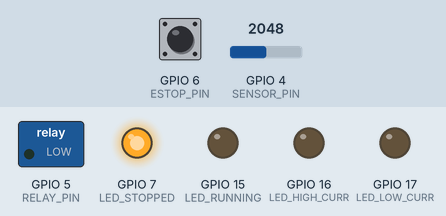
Simulated run of this program. Board: ESP32-S3. On the bench: switched loads named in the program (green lamp = pin HIGH), output pins drawn as LEDs (lit = HIGH). The test bench sets the inputs (shaded band); at power-on: GPIO 6 (ESTOP_PIN) HIGH, GPIO 4 (SENSOR_PIN) = 2048. What the program prints to the serial monitor is not drawn.

Above: at 0.07 s.
At 1.2 s:
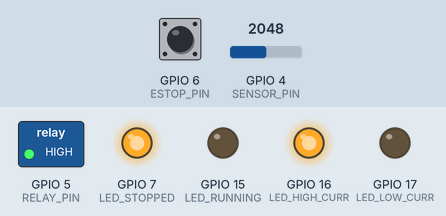
1.3 s: GPIO 6 (ESTOP_PIN) pulled LOW for 0.15 s
At 1.8 s:
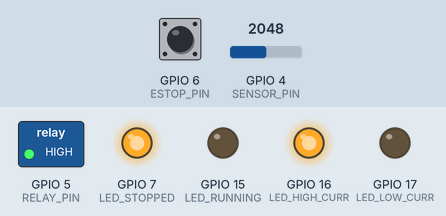
Timing chart, 0 to 4.3 s (numbered marks = the images above; inputs shaded):
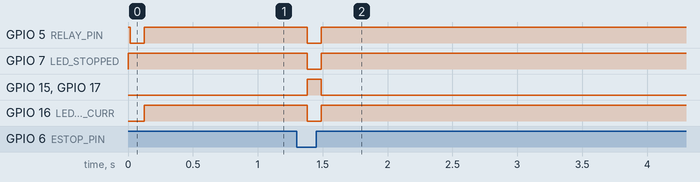

Measured:
- after the input at 1.3 s, GPIO 5 (RELAY_PIN), GPIO 7 (LED_STOPPED), GPIO 16 (LED_HIGH_CURR): HIGH → LOW after 0.08 s, → HIGH 0.11 s later; GPIO 15 (LED_RUNNING), GPIO 17 (LED_LOW_CURR): LOW → HIGH after 0.08 s, → LOW 0.11 s later

The program:

main.cpp
```cpp
#include <Arduino.h>

// --- Pin Definitions ---
const int SENSOR_PIN     = 4;   // ACS712 Signal Output (ADC1)
const int RELAY_PIN      = 5;   // Relay Control Input (Active-LOW)
const int ESTOP_PIN      = 6;   // Multi-function Push Button (E-Stop / Reset)

const int LED_RUNNING    = 15;  // Green LED: Motor Running
const int LED_STOPPED    = 7;   // Red LED: Motor Stopped / Fault Shutdown
const int LED_LOW_CURR   = 17;  // LED: Normal Low Current Draw
const int LED_HIGH_CURR  = 16;  // Yellow LED: High Current Fault Indicator

// --- Sensor Calibration Parameters ---
const float SENSITIVITY       = 0.1221; // Scaled sensitivity for 3.3V power (122.1 mV/A)
const float RESTING_OFFSET    = 1.572;  // Your measured 0A baseline voltage
const float OVERCURRENT_LIMIT = 0.3; // Threshold to trip relay (0.43)

// --- Active-LOW Relay Defines ---
#define RELAY_ON  LOW
#define RELAY_OFF HIGH

// --- System Flags & Button Tracking ---
bool eStopTriggered   = false;
bool overcurrentFault = false;

int lastBtnState      = HIGH;   // Edge detection for button
float trippedCurrent  = 0.0;    // Holds current value at time of fault

// Centralized helper function to control LED state combinations
void updateLEDs(bool running, bool stopped, bool lowCurr, bool highCurr) {
  digitalWrite(LED_RUNNING,   running  ? HIGH : LOW);
  digitalWrite(LED_STOPPED,   stopped  ? HIGH : LOW);
  digitalWrite(LED_LOW_CURR,  lowCurr  ? HIGH : LOW);
  digitalWrite(LED_HIGH_CURR, highCurr ? HIGH : LOW);
}

void setup() {
  Serial.begin(115200);
  while (!Serial && millis() < 3000); // Wait for USB CDC connection

  // 1. Configure Relay Pin
  pinMode(RELAY_PIN, OUTPUT);
  digitalWrite(RELAY_PIN, RELAY_OFF); // Safety init: Motor OFF

  // 2. Configure LED Pins
  pinMode(LED_RUNNING, OUTPUT);
  pinMode(LED_STOPPED, OUTPUT);
  pinMode(LED_LOW_CURR, OUTPUT);
  pinMode(LED_HIGH_CURR, OUTPUT);

  // Initial State: Stopped (Red) ON
  updateLEDs(false, true, false, false);

  // 3. Configure Button Pin
  pinMode(ESTOP_PIN, INPUT_PULLUP);

  // 4. Configure ADC Attenuation
  analogSetPinAttenuation(SENSOR_PIN, ADC_11db);

  Serial.println("\n=============================================");
  Serial.println("   MOTOR PROTECTION SYSTEM READY             ");
  Serial.println("=============================================");
  Serial.print("Overcurrent Trip Limit: ");
  Serial.print(OVERCURRENT_LIMIT, 3);
  Serial.println(" A");
  Serial.println("Yellow LED (GPIO 16) indicates High Current Fault.\n---------------------------------------------\n");
}

void loop() {
  // -------------------------------------------------------------
  // 🔘 1. READ PUSH BUTTON (PRESS TO RESTART / E-STOP)
  // -------------------------------------------------------------
  int btnState = digitalRead(ESTOP_PIN);

  // Transition check from HIGH to LOW (Button Pressed)
  if (btnState == LOW && lastBtnState == HIGH) {
    delay(50); // 50ms Debounce delay

    if (eStopTriggered || overcurrentFault) {
      // --- RESET ACTION ---
      eStopTriggered   = false;
      overcurrentFault = false;
      trippedCurrent   = 0.0;

      // Turn motor ON & set LEDs to Running state
      digitalWrite(RELAY_PIN, RELAY_ON);
      updateLEDs(true, false, true, false);

      Serial.println("\n🔄 BUTTON PRESSED: System Reset! Restarting Motor...");
    } else {
      // --- EMERGENCY STOP ACTION ---
      eStopTriggered = true;
      digitalWrite(RELAY_PIN, RELAY_OFF);
      updateLEDs(false, true, false, false); // Turn Stopped (Red) LED ON

      Serial.println("\n🚨 BUTTON PRESSED: Emergency Stop Activated!");
    }
  }
  lastBtnState = btnState; // Save current state for next loop pass

  // -------------------------------------------------------------
  // 🚨 2. EMERGENCY STOP LOCKOUT STATE
  // -------------------------------------------------------------
  if (eStopTriggered) {
    digitalWrite(RELAY_PIN, RELAY_OFF);
    updateLEDs(false, true, false, false); // Red (Stopped) ON

    Serial.println("🚨 FAULT LOCKOUT: E-Stop Active! Press Button to RESET System.");
    delay(500);
    return;
  }

  // -------------------------------------------------------------
  // ⚠️ 3. OVERCURRENT FAULT LOCKOUT STATE
  // -------------------------------------------------------------
  if (overcurrentFault) {
    digitalWrite(RELAY_PIN, RELAY_OFF); // Cut motor power immediately

    // LEDs: Stopped (Red) ON, Yellow LED (High Current GPIO 16) ON
    updateLEDs(false, true, false, true);

    Serial.print("⚠️ OVERCURRENT FAULT: Motor Stopped! Tripped at ");
    Serial.print(trippedCurrent, 3);
    Serial.println(" A | Yellow LED ON | Press Button to RESET.");
    delay(500);
    return;
  }

  // -------------------------------------------------------------
  // 🟢 4. NORMAL RUNNING OPERATION & CURRENT SENSING
  // -------------------------------------------------------------
  digitalWrite(RELAY_PIN, RELAY_ON); // Keep motor running

  // Read and average 50 ADC samples
  long sum = 0;
  for (int i = 0; i < 50; i++) {
    sum += analogRead(SENSOR_PIN);
    delay(2);

    // Fast E-Stop check inside sampling loop
    if (digitalRead(ESTOP_PIN) == LOW && lastBtnState == HIGH) {
      eStopTriggered = true;
      digitalWrite(RELAY_PIN, RELAY_OFF);
      updateLEDs(false, true, false, false);
      lastBtnState = LOW;
      return;
    }
  }

  float avgADC = sum / 50.0;
  float voltage = (avgADC / 4095.0) * 3.3;
  float current = abs((voltage - RESTING_OFFSET) / SENSITIVITY);

  // -------------------------------------------------------------
  // 🔍 5. EVALUATE THRESHOLD & TRIGGER PROTECTION
  // -------------------------------------------------------------
  if (current >= OVERCURRENT_LIMIT) {
    overcurrentFault = true;
    trippedCurrent   = current;

    // INSTANT SAFETY ACTION: Cut Relay & turn ON Yellow High-Current LED
    digitalWrite(RELAY_PIN, RELAY_OFF);
    updateLEDs(false, true, false, true); // Red (7) ON, Yellow (16) ON

    Serial.print("\n🚨 OVERCURRENT TRIP DETECTED! Current reached: ");
    Serial.print(trippedCurrent, 3);
    Serial.println(" A. Motor stopped & Yellow LED Lit.");
  } else {
    // Normal Safe Operation: Green (15) ON, Low Current LED (17) ON
    updateLEDs(true, false, true, false);

    Serial.print("Pin Volts: ");
    Serial.print(voltage, 3);
    Serial.print(" V | Measured Current: ");
    Serial.print(current, 3);
    Serial.println(" A [OK]");
  }

  delay(200);
}
```
